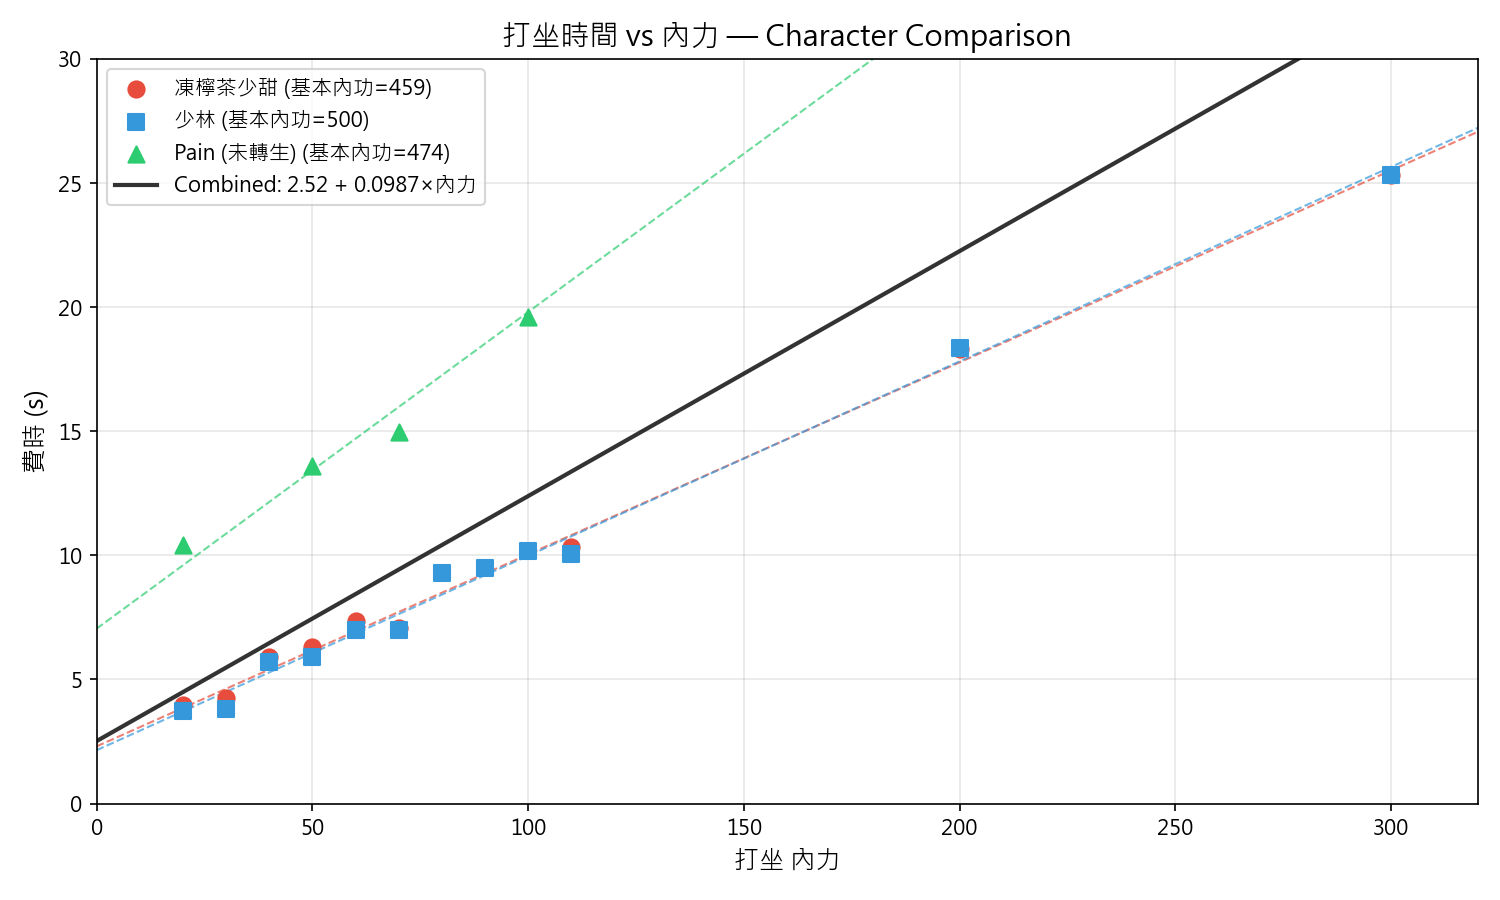

This chart was generated by the following Python code:
"""
打坐時間 Analysis — identify what affects meditation time across characters.

Usage:
  python dazuo_analysis.py            # run analysis + show chart
  python dazuo_analysis.py --estimate # interactive estimator mode
"""

import sys
import numpy as np
from scipy import stats
import matplotlib
matplotlib.use('Agg')  # non-interactive backend — saves to file only
import matplotlib.pyplot as plt
from matplotlib import rcParams

# ---------------------------------------------------------------------------
# DATA — add new characters here
# ---------------------------------------------------------------------------
CHARACTERS = {
    "凍檸茶少甜": {
        "門派": "鎮遠武館",
        "基本內功": 459,
        "轉生": True,
        "data": [  # (內力, 費時s)
            (20, 3.96),
            (30, 4.26),
            (40, 5.90),
            (50, 6.29),
            (60, 7.34),
            (70, 7.08),
            (110, 10.33),
            (200, 18.33),
            (300, 25.34),
        ],
    },
    "少林": {
        "門派": "少林",
        "基本內功": 500,
        "轉生": True,
        "data": [  # (內力, 費時s)
            (20, 3.74),
            (30, 3.82),
            (40, 5.69),
            (50, 5.91),
            (60, 7.01),
            (70, 7.01),
            (80, 9.31),
            (90, 9.50),
            (100, 10.19),
            (110, 10.05),
            (200, 18.35),
            (300, 25.32),
        ],
    },
    "Pain (未轉生)": {
        "門派": "少林",
        "基本內功": 474,
        "轉生": False,
        "data": [  # (內力, 費時s)
            (20, 10.42),
            (50, 13.61),
            (70, 14.96),
            (100, 19.61),
            (200, 32.54),
            (300, 45.55),
        ],
    },
}

# ---------------------------------------------------------------------------
# ANALYSIS HELPERS
# ---------------------------------------------------------------------------

def linear_fit(x, y):
    """Return (slope, intercept, r_squared, std_err)."""
    slope, intercept, r, p, se = stats.linregress(x, y)
    return slope, intercept, r ** 2, se


def print_separator(title):
    print(f"\n{'=' * 60}")
    print(f"  {title}")
    print(f"{'=' * 60}")


# ---------------------------------------------------------------------------
# PER-CHARACTER ANALYSIS
# ---------------------------------------------------------------------------

def analyze_characters():
    results = {}

    print_separator("Per-Character Linear Regression: time = a + b × 內力")

    for name, info in CHARACTERS.items():
        data = np.array(info["data"])
        x, y = data[:, 0], data[:, 1]
        slope, intercept, r2, se = linear_fit(x, y)
        results[name] = {
            "slope": slope,
            "intercept": intercept,
            "r2": r2,
            "se": se,
            "x": x,
            "y": y,
            "基本內功": info["基本內功"],
            "門派": info["門派"],
        }

        print(f"\n  [{name}]  門派={info['門派']}  基本內功={info['基本內功']}")
        print(f"    time = {intercept:.4f} + {slope:.6f} × 內力")
        print(f"    R² = {r2:.6f}   slope_se = {se:.6f}")
        print(f"    → per 10 內力: +{slope * 10:.3f}s")

        # residuals
        predicted = intercept + slope * x
        residuals = y - predicted
        print(f"    max |residual| = {np.max(np.abs(residuals)):.3f}s")

    return results


# ---------------------------------------------------------------------------
# COMBINED ANALYSIS — pool all data
# ---------------------------------------------------------------------------

def analyze_combined():
    print_separator("Combined (All Characters Pooled)")

    all_x, all_y = [], []
    for info in CHARACTERS.values():
        data = np.array(info["data"])
        all_x.extend(data[:, 0])
        all_y.extend(data[:, 1])

    all_x, all_y = np.array(all_x), np.array(all_y)
    slope, intercept, r2, se = linear_fit(all_x, all_y)

    print(f"  time = {intercept:.4f} + {slope:.6f} × 內力")
    print(f"  R² = {r2:.6f}")
    print(f"  → per 10 內力: +{slope * 10:.3f}s")

    return slope, intercept, r2


# ---------------------------------------------------------------------------
# MULTI-VARIABLE ANALYSIS — does 基本內功 matter?
# ---------------------------------------------------------------------------

def analyze_multivariable():
    print_separator("Multi-Variable: time = a + b1×內力 + b2×基本內功")

    rows = []
    for info in CHARACTERS.values():
        neigong = info["基本內功"]
        for nl, t in info["data"]:
            rows.append([nl, neigong, t])

    arr = np.array(rows)
    X = arr[:, :2]  # 內力, 基本內功
    y = arr[:, 2]   # time

    # Add intercept column
    X_aug = np.column_stack([np.ones(len(X)), X])
    # OLS: beta = (X'X)^-1 X'y
    beta, residuals, rank, sv = np.linalg.lstsq(X_aug, y, rcond=None)

    y_pred = X_aug @ beta
    ss_res = np.sum((y - y_pred) ** 2)
    ss_tot = np.sum((y - np.mean(y)) ** 2)
    r2 = 1 - ss_res / ss_tot

    print(f"  intercept   = {beta[0]:.4f}")
    print(f"  b(內力)     = {beta[1]:.6f}")
    print(f"  b(基本內功) = {beta[2]:.6f}")
    print(f"  R² = {r2:.6f}")
    print()

    if abs(beta[2]) < 0.001:
        print("  → 基本內功 coefficient is near zero — likely NOT a significant factor")
    else:
        print(f"  → 基本內功 contributes {beta[2]:.6f}s per unit")
        print(f"     e.g. 基本內功 459 vs 500: diff = {beta[2] * (500 - 459):.3f}s")

    return beta, r2


# ---------------------------------------------------------------------------
# CHARACTER COMPARISON
# ---------------------------------------------------------------------------

def compare_characters(results):
    names = list(results.keys())
    if len(names) < 2:
        return

    print_separator("Character Comparison")

    print(f"\n  {'Character':<16} {'門派':<10} {'基本內功':>8} {'slope':>10} {'intercept':>10} {'R²':>8}")
    print(f"  {'-'*16} {'-'*10} {'-'*8} {'-'*10} {'-'*10} {'-'*8}")
    for name, r in results.items():
        print(f"  {name:<16} {r['門派']:<10} {r['基本內功']:>8} {r['slope']:>10.6f} {r['intercept']:>10.4f} {r['r2']:>8.6f}")

    # Pairwise slope comparison
    print()
    for i in range(len(names)):
        for j in range(i + 1, len(names)):
            a, b = names[i], names[j]
            slope_diff = results[a]["slope"] - results[b]["slope"]
            int_diff = results[a]["intercept"] - results[b]["intercept"]
            print(f"  {a} vs {b}:")
            print(f"    slope diff  = {slope_diff:+.6f} (per 內力)")
            print(f"    intercept diff = {int_diff:+.4f}s")
            print(f"    → At 內力=100: time diff ≈ {int_diff + slope_diff * 100:+.3f}s")
            print(f"    → At 內力=300: time diff ≈ {int_diff + slope_diff * 300:+.3f}s")


# ---------------------------------------------------------------------------
# POLYNOMIAL FIT CHECK
# ---------------------------------------------------------------------------

def check_polynomial():
    print_separator("Model Comparison: Linear vs Quadratic")

    all_x, all_y = [], []
    for info in CHARACTERS.values():
        data = np.array(info["data"])
        all_x.extend(data[:, 0])
        all_y.extend(data[:, 1])
    all_x, all_y = np.array(all_x), np.array(all_y)

    for degree, label in [(1, "Linear"), (2, "Quadratic")]:
        coeffs = np.polyfit(all_x, all_y, degree)
        poly = np.poly1d(coeffs)
        y_pred = poly(all_x)
        ss_res = np.sum((all_y - y_pred) ** 2)
        ss_tot = np.sum((all_y - np.mean(all_y)) ** 2)
        r2 = 1 - ss_res / ss_tot
        print(f"\n  {label} (degree {degree}):")
        print(f"    coefficients = {coeffs}")
        print(f"    R² = {r2:.6f}")


# ---------------------------------------------------------------------------
# CHART
# ---------------------------------------------------------------------------

def plot_chart(results, combined_slope, combined_intercept):
    rcParams['font.sans-serif'] = ['Microsoft JhengHei', 'SimHei', 'Arial']
    rcParams['axes.unicode_minus'] = False

    fig, ax = plt.subplots(figsize=(10, 6))

    colors = ['#e74c3c', '#3498db', '#2ecc71', '#f39c12', '#9b59b6']
    markers = ['o', 's', '^', 'D', 'v']

    x_line = np.linspace(0, 350, 100)

    for i, (name, r) in enumerate(results.items()):
        c = colors[i % len(colors)]
        m = markers[i % len(markers)]
        ax.scatter(r["x"], r["y"], color=c, marker=m, s=60, zorder=3,
                   label=f'{name} (基本內功={r["基本內功"]})')
        y_fit = r["intercept"] + r["slope"] * x_line
        ax.plot(x_line, y_fit, color=c, linewidth=1, alpha=0.7, linestyle='--')

    # Combined fit
    y_combined = combined_intercept + combined_slope * x_line
    ax.plot(x_line, y_combined, color='black', linewidth=2, alpha=0.8,
            label=f'Combined: {combined_intercept:.2f} + {combined_slope:.4f}×內力')

    ax.set_xlabel('打坐 內力', fontsize=12)
    ax.set_ylabel('費時 (s)', fontsize=12)
    ax.set_title('打坐時間 vs 內力 — Character Comparison', fontsize=14)
    ax.legend(fontsize=10)
    ax.grid(True, alpha=0.3)
    ax.set_xlim(0, 320)
    ax.set_ylim(0, 30)

    plt.tight_layout()
    import os
    out_path = os.path.join(os.path.dirname(os.path.abspath(__file__)), "dazuo_analysis.png")
    plt.savefig(out_path, dpi=150)
    print(f"\n  Chart saved to {out_path}")


# ---------------------------------------------------------------------------
# INTERACTIVE ESTIMATOR
# ---------------------------------------------------------------------------

def estimate_mode(combined_slope, combined_intercept):
    print_separator("打坐時間 Estimator")
    print(f"  Formula: time = {combined_intercept:.4f} + {combined_slope:.6f} × 內力")
    print(f"  (Based on pooled data from {len(CHARACTERS)} characters)")
    print()

    while True:
        try:
            raw = input("  Enter 內力 amount (or 'q' to quit): ").strip()
            if raw.lower() == 'q':
                break
            neili = float(raw)
            est_time = combined_intercept + combined_slope * neili
            print(f"  → Estimated time: {est_time:.2f}s ({est_time/60:.1f} min)")

            # Reverse: how much 內力 for a given time?
            raw2 = input("  Enter target time in seconds (or Enter to skip): ").strip()
            if raw2:
                target = float(raw2)
                needed = (target - combined_intercept) / combined_slope
                print(f"  → Need {needed:.0f} 內力 for {target}s")
            print()
        except ValueError:
            print("  Invalid input, try again.")
        except KeyboardInterrupt:
            break


# ---------------------------------------------------------------------------
# MAIN
# ---------------------------------------------------------------------------

def main():
    print("\n" + "=" * 60)
    print("  打坐時間 Analysis")
    print("=" * 60)

    # Per-character
    results = analyze_characters()

    # Combined
    c_slope, c_intercept, c_r2 = analyze_combined()

    # Multi-variable (does 基本內功 matter?)
    analyze_multivariable()

    # Compare characters
    compare_characters(results)

    # Polynomial check
    check_polynomial()

    # Summary
    print_separator("SUMMARY")
    print(f"  Best simple formula (all characters):")
    print(f"    time ≈ {c_intercept:.2f} + {c_slope:.4f} × 內力")
    print(f"    R² = {c_r2:.4f}")
    print(f"\n  Quick reference:")
    for nl in [20, 50, 100, 200, 300, 500, 1000, 3900]:
        t = c_intercept + c_slope * nl
        print(f"    內力 {nl:>5}: ~{t:>7.1f}s  ({t/60:>5.1f} min)")

    # Chart or estimate mode
    if "--estimate" in sys.argv:
        estimate_mode(c_slope, c_intercept)
    else:
        try:
            plot_chart(results, c_slope, c_intercept)
        except Exception as e:
            print(f"\n  Could not show chart: {e}")
            print("  (Run in a GUI environment to see the chart)")


if __name__ == "__main__":
    main()
